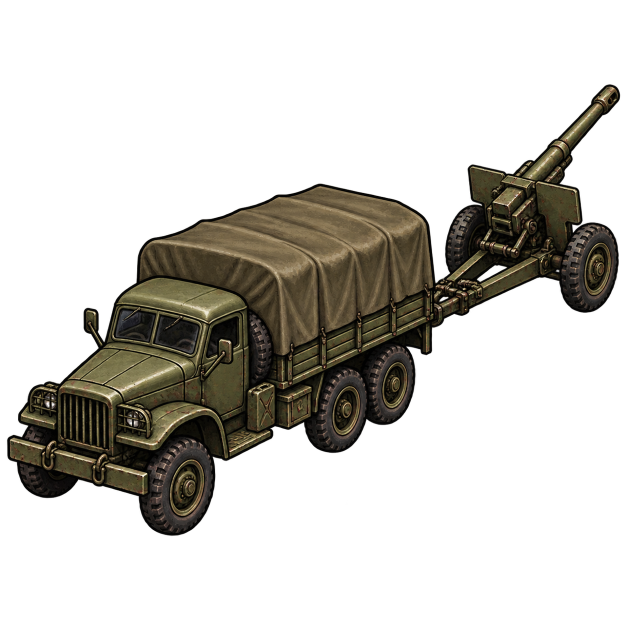
#> input picture Art/reference/v1.6.4-concepts/unit_field_artillery_packed_candidate_v1.png, 1254 x 1254 px (shown at 1/2 size); its folder holds 2 pictures in this run
$ python build-v164-assets.py
#> lines starting #> are read from the running program, lines starting #| are printed output that depends on the picture
"""Compile the user-approved v1.6.4 originals into the existing 256px runtime format."""
from pathlib import Path
from PIL import Image
root = Path(__file__).resolve().parents[1]
for mode in ('packed', 'deployed'):
    source = root / f'Art/reference/v1.6.4-concepts/unit_field_artillery_{mode}_candidate_v1.png'
    target = root / f'public/assets/board/units/unit_field_artillery_{mode}.png'
    image = Image.open(source).convert('RGBA').resize((256,256),Image.Resampling.LANCZOS)
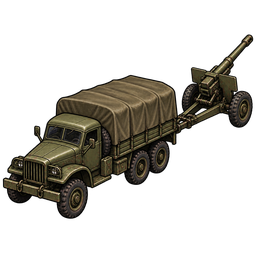
#> image: PIL image 256x256 RGBA; mean R, G, B, A 19.6, 17.4, 12.1, 71.4; transparent parts drawn white
    image.save(target,optimize=True)
#> (the run stopped early here; a loop or call above may not have finished)
